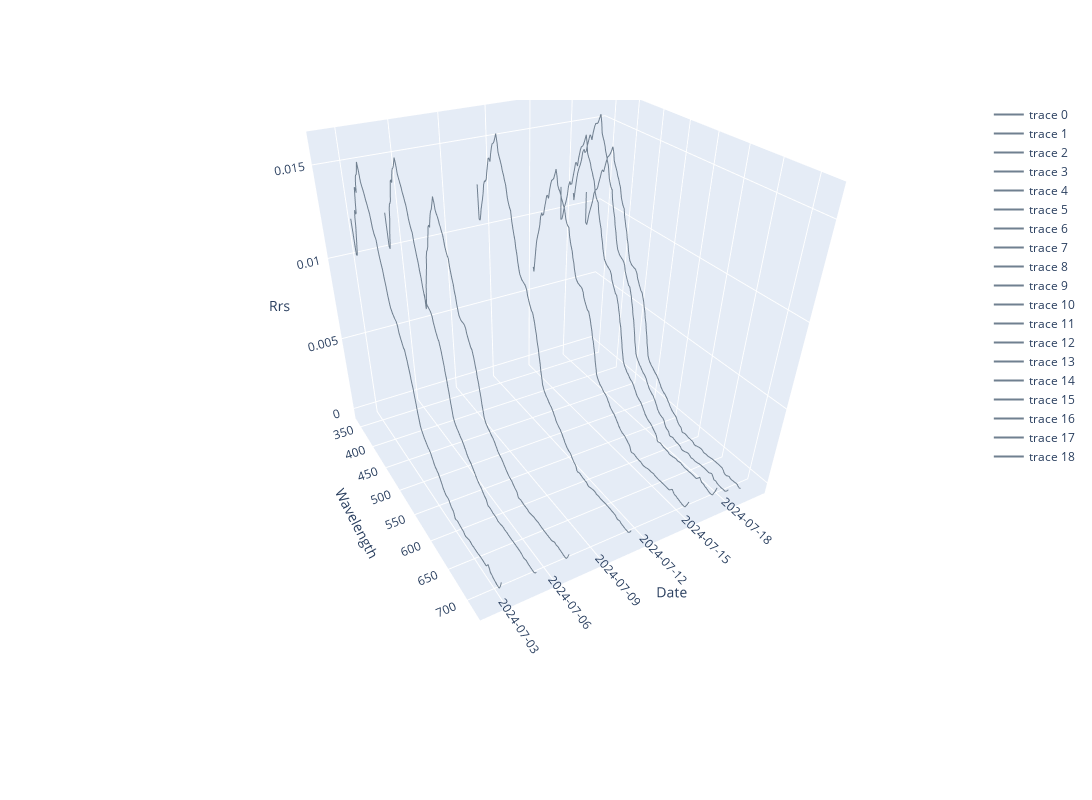

The code cell stored with this chart in its notebook:
### Markdown cell above
### Plotting
Next, we extract our desired plotting data: Reflectance, wavelength, and datetime. We use the plotly package to create the interactive plot.

### Code cell
# Extract values for plotting
wavelengths = average_per_dataset['wavelength'].values
rrs_values = average_per_dataset['Rrs'].compute()
dates = average_per_dataset['datetime'].values

# Create a 3D scatter plot
fig = go.Figure()

for dataset_index in range(rrs_values.shape[0]):
    fig.add_trace(go.Scatter3d(
        x=wavelengths,
        y=[dates[dataset_index]] * len(wavelengths),  # Use the date for each dataset
        z=rrs_values[dataset_index],
        mode='lines',
        line=dict(color='slategray')
    ))

fig.update_layout(
    scene=dict(
        xaxis_title='Wavelength',
        yaxis_title='Date',
        zaxis_title='Rrs',
        yaxis=dict(
            tickformat='%Y-%m-%d',  # Format y-axis ticks as dates
            type='date'  # Ensure y-axis treats values as dates
        )
    ),
    width=1200,
    height=800,
)

fig.show()

### Figure 1 — Plotly figure (JSON) as saved in the notebook; plotly's stock layout.template omitted (floating-point values rounded to 4 significant figures; data arrays with more than 128 entries replaced by an {"elided": "..."} marker saying what was removed)
{"data": [{"line": {"color": "slategray"}, "mode": "lines", "type": "scatter3d", "x": {"elided": "184 int values"}, "y": {"elided": "184 str values"}, "z": {"elided": "184 null values"}}, {"line": {"color": "slategray"}, "mode": "lines", "type": "scatter3d", "x": {"elided": "184 int values"}, "y": {"elided": "184 str values"}, "z": {"elided": "184 float values"}}, {"line": {"color": "slategray"}, "mode": "lines", "type": "scatter3d", "x": {"elided": "184 int values"}, "y": {"elided": "184 str values"}, "z": {"elided": "184 null values"}}, {"line": {"color": "slategray"}, "mode": "lines", "type": "scatter3d", "x": {"elided": "184 int values"}, "y": {"elided": "184 str values"}, "z": {"elided": "184 float values"}}, {"line": {"color": "slategray"}, "mode": "lines", "type": "scatter3d", "x": {"elided": "184 int values"}, "y": {"elided": "184 str values"}, "z": {"elided": "184 null values"}}, {"line": {"color": "slategray"}, "mode": "lines", "type": "scatter3d", "x": {"elided": "184 int values"}, "y": {"elided": "184 str values"}, "z": {"elided": "184 float values"}}, {"line": {"color": "slategray"}, "mode": "lines", "type": "scatter3d", "x": {"elided": "184 int values"}, "y": {"elided": "184 str values"}, "z": {"elided": "184 null values"}}, {"line": {"color": "slategray"}, "mode": "lines", "type": "scatter3d", "x": {"elided": "184 int values"}, "y": {"elided": "184 str values"}, "z": {"elided": "184 null values"}}, {"line": {"color": "slategray"}, "mode": "lines", "type": "scatter3d", "x": {"elided": "184 int values"}, "y": {"elided": "184 str values"}, "z": {"elided": "184 null values"}}, {"line": {"color": "slategray"}, "mode": "lines", "type": "scatter3d", "x": {"elided": "184 int values"}, "y": {"elided": "184 str values"}, "z": {"elided": "184 float values"}}, {"line": {"color": "slategray"}, "mode": "lines", "type": "scatter3d", "x": {"elided": "184 int values"}, "y": {"elided": "184 str values"}, "z": {"elided": "184 null values"}}, {"line": {"color": "slategray"}, "mode": "lines", "type": "scatter3d", "x": {"elided": "184 int values"}, "y": {"elided": "184 str values"}, "z": {"elided": "184 null values"}}, {"line": {"color": "slategray"}, "mode": "lines", "type": "scatter3d", "x": {"elided": "184 int values"}, "y": {"elided": "184 str values"}, "z": {"elided": "184 null values"}}, {"line": {"color": "slategray"}, "mode": "lines", "type": "scatter3d", "x": {"elided": "184 int values"}, "y": {"elided": "184 str values"}, "z": {"elided": "184 float values"}}, {"line": {"color": "slategray"}, "mode": "lines", "type": "scatter3d", "x": {"elided": "184 int values"}, "y": {"elided": "184 str values"}, "z": {"elided": "184 null values"}}, {"line": {"color": "slategray"}, "mode": "lines", "type": "scatter3d", "x": {"elided": "184 int values"}, "y": {"elided": "184 str values"}, "z": {"elided": "184 float values"}}, {"line": {"color": "slategray"}, "mode": "lines", "type": "scatter3d", "x": {"elided": "184 int values"}, "y": {"elided": "184 str values"}, "z": {"elided": "184 float values"}}, {"line": {"color": "slategray"}, "mode": "lines", "type": "scatter3d", "x": {"elided": "184 int values"}, "y": {"elided": "184 str values"}, "z": {"elided": "184 float values"}}, {"line": {"color": "slategray"}, "mode": "lines", "type": "scatter3d", "x": {"elided": "184 int values"}, "y": {"elided": "184 str values"}, "z": {"elided": "184 null values"}}], "layout": {"height": 800, "scene": {"aspectmode": "auto", "aspectratio": {"x": 1, "y": 1, "z": 1}, "camera": {"center": {"x": -0.1808, "y": 0.01601, "z": -0.4425}, "eye": {"x": 1.643, "y": -1.0, "z": 1.129}, "projection": {"type": "perspective"}, "up": {"x": 0, "y": 0, "z": 1}}, "xaxis": {"title": {"text": "Wavelength"}, "type": "linear"}, "yaxis": {"tickformat": "%Y-%m-%d", "title": {"text": "Date"}, "type": "date"}, "zaxis": {"title": {"text": "Rrs"}}}, "width": 1200}}
